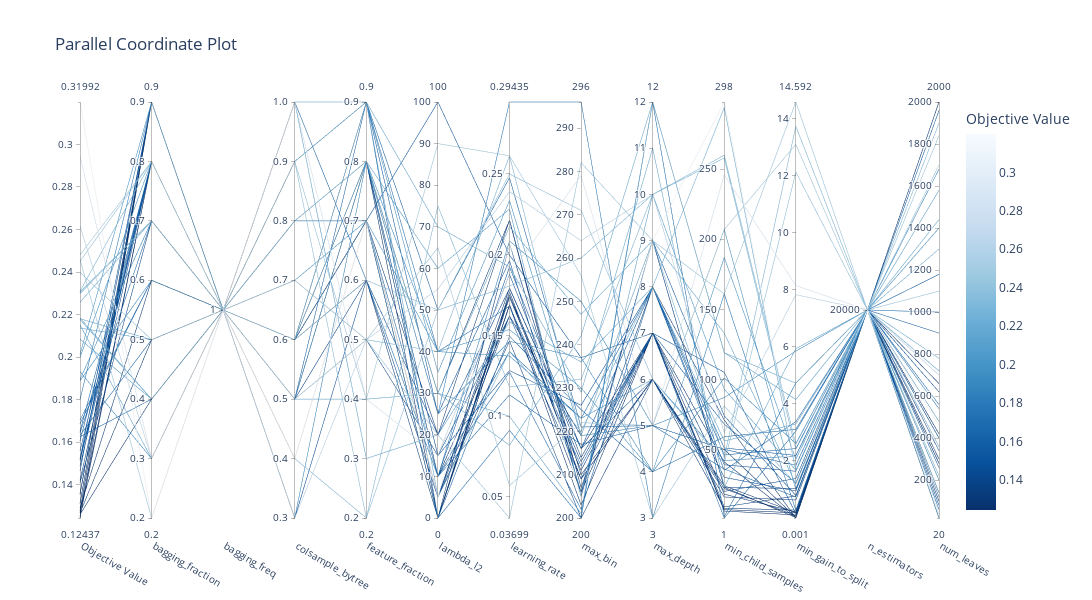

Notebook code cell kept with this figure:
### Markdown cell above
**Parallel Coordinate Plot**

The Parallel Coordinate Plot is a visualization tool used in hyperparameter optimization to understand the relationship between multiple hyperparameters and the corresponding objective function values. It displays how different combinations of hyperparameters contribute to the performance of the model.

Components of the Parallel Coordinate Plot:

- **Vertical Axes (Hyperparameters)**: Each vertical axis represents a different hyperparameter. The axes are labeled with the names of the hyperparameters being considered.

- **Horizontal Lines (Traces)**: Each horizontal line on the plot represents a trial in the optimization process. A trial is a combination of hyperparameters and its corresponding objective function value.

- **Connecting Lines (Parallel Coordinates)**: The lines connecting the values of each hyperparameter for a specific trial are called parallel coordinates. They show the path of hyperparameter values for a given trial.

- **Objective Function Value Axis (Rightmost Axis)**: The rightmost vertical axis represents the objective function values for each trial. The values are usually scaled or normalized for better visualization.

- **Color Gradient (Optional)**: Trials can be color-coded based on their objective function values to provide additional information about the performance.

Interpreting the Parallel Coordinate Plot:

- **Patterns and Trends**: Look for patterns or trends in how the hyperparameters are set for trials with different objective function values. This can help identify regions of good and poor performance.

- **Hyperparameter Importance**: Identify which hyperparameters have the most influence on the objective function. Steeper slopes in the parallel coordinates suggest higher sensitivity.

- **Optimal Hyperparameter Combinations**: Identify the combinations of hyperparameter values that lead to the best objective function values. These can be seen as lines that tend to be higher on the plot.

- **Interactive Exploration**: Some implementations of the Parallel Coordinate Plot allow for interaction. You may be able to select specific traces to see detailed information about a particular trial.

- **Feature Engineering Insights**: If the hyperparameters correspond to features or configurations, the plot can provide insights into which combinations are most effective.

The Parallel Coordinate Plot provides a comprehensive view of how hyperparameters contribute to the performance of the model. It helps you make informed decisions about which hyperparameters to focus on for further optimization.

### Code cell
#plot_parallel_coordinate: interactively visualizes the hyperparameters and scores
fig = vis.plot_parallel_coordinate(study)

# Set layout properties, including size
fig.update_layout(
                    width=1500,  # Set the width of the figure
                    height=600,  # Set the height of the figure
                 )

# Display the figure
fig.show()

### Figure 1 — Plotly figure (JSON) as saved in the notebook; plotly's stock layout.template omitted (floating-point values rounded to 4 significant figures)
{"data": [{"dimensions": [{"label": "Objective Value", "range": [0.1244, 0.3199], "values": [0.2616, 0.1464, 0.1931, 0.231, 0.1644, 0.3199, 0.2481, 0.2299, 0.2176, 0.141, 0.1267, 0.1633, 0.1626, 0.1889, 0.1278, 0.1279, 0.1312, 0.1521, 0.18, 0.1687, 0.1895, 0.1244, 0.1313, 0.1512, 0.1651, 0.126, 0.2084, 0.2184, 0.1269, 0.1559, 0.1292, 0.2306, 0.1358, 0.1354, 0.1249, 0.1488, 0.2451, 0.2014, 0.1421, 0.218, 0.2137, 0.1705, 0.2398, 0.2459, 0.1999, 0.1522, 0.2258, 0.2944, 0.1605, 0.2151]}, {"label": "bagging_fraction", "range": [0.2, 0.9], "values": [0.3, 0.9, 0.3, 0.8, 0.7, 0.2, 0.8, 0.7, 0.4, 0.7, 0.5, 0.5, 0.4, 0.6, 0.9, 0.9, 0.9, 0.9, 0.9, 0.6, 0.7, 0.9, 0.9, 0.8, 0.8, 0.4, 0.4, 0.4, 0.8, 0.8, 0.6, 0.7, 0.9, 0.9, 0.8, 0.8, 0.8, 0.9, 0.8, 0.5, 0.5, 0.6, 0.5, 0.2, 0.8, 0.8, 0.7, 0.3, 0.8, 0.3]}, {"label": "bagging_freq", "range": [0, 0], "ticktext": ["1"], "tickvals": [0], "values": [0, 0, 0, 0, 0, 0, 0, 0, 0, 0, 0, 0, 0, 0, 0, 0, 0, 0, 0, 0, 0, 0, 0, 0, 0, 0, 0, 0, 0, 0, 0, 0, 0, 0, 0, 0, 0, 0, 0, 0, 0, 0, 0, 0, 0, 0, 0, 0, 0, 0]}, {"label": "colsample_bytree", "range": [0, 7], "ticktext": ["0.3", "0.4", "0.5", "0.6", "0.7", "0.8", "0.9", "1.0"], "tickvals": [0, 1, 2, 3, 4, 5, 6, 7], "values": [0, 0, 0, 1, 1, 1, 2, 2, 2, 2, 2, 2, 2, 2, 3, 3, 3, 3, 3, 3, 3, 3, 3, 3, 3, 3, 3, 3, 3, 3, 3, 3, 3, 3, 3, 3, 4, 4, 4, 5, 5, 5, 6, 6, 6, 6, 7, 7, 7, 7]}, {"label": "feature_fraction", "range": [0.2, 0.9], "values": [0.5, 0.6, 0.8, 0.2, 0.7, 0.7, 0.5, 0.5, 0.4, 0.6, 0.8, 0.8, 0.9, 0.8, 0.7, 0.7, 0.7, 0.7, 0.8, 0.9, 0.6, 0.7, 0.6, 0.8, 0.9, 0.8, 0.8, 0.9, 0.7, 0.8, 0.7, 0.6, 0.7, 0.7, 0.8, 0.8, 0.5, 0.7, 0.5, 0.8, 0.8, 0.7, 0.2, 0.4, 0.9, 0.9, 0.9, 0.4, 0.6, 0.3]}, {"label": "lambda_l2", "range": [0, 100], "values": [55, 20, 40, 75, 10, 5, 65, 40, 30, 5, 10, 10, 50, 25, 0, 0, 0, 100, 25, 40, 10, 0, 0, 15, 0, 30, 60, 70, 5, 10, 20, 50, 5, 5, 0, 15, 20, 40, 15, 30, 30, 0, 50, 90, 35, 25, 5, 15, 10, 20]}, {"label": "learning_rate", "range": [0.03699, 0.2943], "values": [0.2389, 0.179, 0.1372, 0.118, 0.1272, 0.2063, 0.05698, 0.261, 0.2172, 0.1619, 0.1619, 0.1132, 0.2475, 0.1463, 0.1685, 0.1736, 0.1769, 0.1997, 0.2943, 0.168, 0.2084, 0.175, 0.2065, 0.1618, 0.1495, 0.2212, 0.2281, 0.1924, 0.1793, 0.1923, 0.2213, 0.1805, 0.1748, 0.1465, 0.169, 0.1282, 0.03699, 0.1535, 0.1877, 0.08199, 0.09987, 0.09118, 0.2498, 0.2611, 0.2334, 0.1962, 0.1399, 0.188, 0.14, 0.1584]}, {"label": "max_bin", "range": [200, 296], "values": [264, 216, 223, 232, 202, 204, 222, 219, 247, 219, 219, 217, 221, 237, 203, 211, 209, 237, 296, 212, 250, 209, 210, 209, 225, 205, 205, 229, 216, 216, 207, 260, 213, 200, 206, 226, 282, 230, 214, 242, 201, 200, 271, 256, 219, 206, 220, 279, 223, 236]}, {"label": "max_depth", "range": [3, 12], "values": [10, 6, 6, 10, 8, 9, 5, 9, 9, 9, 5, 5, 5, 4, 7, 7, 6, 7, 3, 7, 5, 6, 6, 7, 4, 9, 10, 11, 7, 8, 8, 10, 7, 6, 7, 8, 9, 4, 7, 12, 12, 12, 6, 3, 5, 9, 8, 5, 8, 8]}, {"label": "min_child_samples", "range": [1, 298], "values": [62, 20, 42, 260, 35, 298, 207, 44, 133, 23, 50, 50, 36, 101, 6, 7, 8, 105, 161, 1, 87, 22, 24, 68, 59, 23, 93, 23, 18, 51, 71, 258, 9, 16, 41, 39, 161, 187, 30, 119, 119, 2, 40, 81, 207, 74, 294, 246, 46, 56]}, {"label": "min_gain_to_split", "range": [0.0005323, 14.59], "values": [7.834, 1.386, 2.177, 2.589, 3.381, 1.741, 13.11, 13.74, 1.193, 1.028, 0.02335, 1.853, 0.7406, 2.612, 0.1092, 0.1806, 0.2772, 0.1589, 0.2716, 3.047, 5.855, 0.08215, 0.1877, 1.229, 3.111, 0.01713, 1.677, 5.94, 0.2112, 2.195, 0.006773, 2.408, 0.7709, 0.6317, 0.0005323, 1.641, 14.59, 2.063, 0.95, 4.729, 4.155, 4.734, 12.13, 1.197, 0.9902, 0.7882, 1.63, 8.152, 2.437, 3.298]}, {"label": "n_estimators", "range": [0, 0], "ticktext": ["20000"], "tickvals": [0], "values": [0, 0, 0, 0, 0, 0, 0, 0, 0, 0, 0, 0, 0, 0, 0, 0, 0, 0, 0, 0, 0, 0, 0, 0, 0, 0, 0, 0, 0, 0, 0, 0, 0, 0, 0, 0, 0, 0, 0, 0, 0, 0, 0, 0, 0, 0, 0, 0, 0, 0]}, {"label": "num_leaves", "range": [20, 2000], "values": [700, 400, 120, 1900, 900, 460, 1700, 480, 1440, 340, 2000, 1960, 1180, 1680, 20, 280, 280, 20, 540, 1000, 1400, 420, 480, 200, 560, 120, 140, 140, 300, 400, 660, 220, 280, 360, 100, 140, 1840, 200, 620, 780, 720, 60, 360, 1100, 20, 80, 1300, 40, 260, 1580]}], "labelangle": 30, "labelside": "bottom", "line": {"color": [0.2616, 0.1464, 0.1931, 0.231, 0.1644, 0.3199, 0.2481, 0.2299, 0.2176, 0.141, 0.1267, 0.1633, 0.1626, 0.1889, 0.1278, 0.1279, 0.1312, 0.1521, 0.18, 0.1687, 0.1895, 0.1244, 0.1313, 0.1512, 0.1651, 0.126, 0.2084, 0.2184, 0.1269, 0.1559, 0.1292, 0.2306, 0.1358, 0.1354, 0.1249, 0.1488, 0.2451, 0.2014, 0.1421, 0.218, 0.2137, 0.1705, 0.2398, 0.2459, 0.1999, 0.1522, 0.2258, 0.2944, 0.1605, 0.2151], "colorbar": {"title": {"text": "Objective Value"}}, "colorscale": [[0.0, "rgb(247,251,255)"], [0.125, "rgb(222,235,247)"], [0.25, "rgb(198,219,239)"], [0.375, "rgb(158,202,225)"], [0.5, "rgb(107,174,214)"], [0.625, "rgb(66,146,198)"], [0.75, "rgb(33,113,181)"], [0.875, "rgb(8,81,156)"], [1.0, "rgb(8,48,107)"]], "reversescale": true, "showscale": true}, "type": "parcoords"}], "layout": {"title": {"text": "Parallel Coordinate Plot"}, "width": 1500, "height": 600}}
